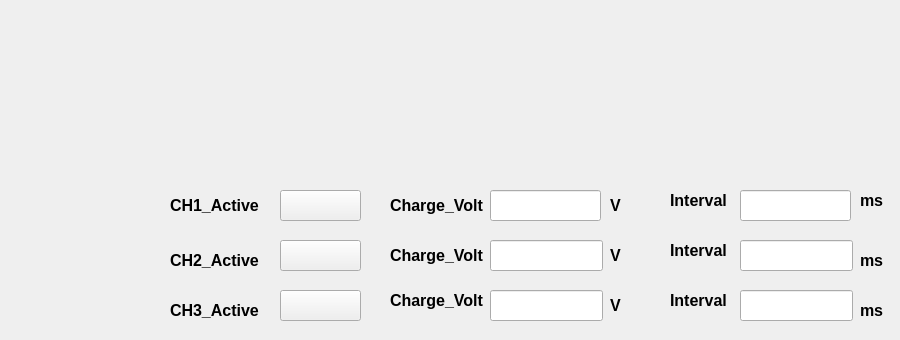
    <widget class="QWidget" name="page2">
     <widget class="QLabel" name="CH3_A_2">
      <property name="geometry">
       <rect>
        <x>170</x>
        <y>300</y>
        <width>101</width>
        <height>21</height>
       </rect>
      </property>
      <property name="font">
       <font>
        <pointsize>12</pointsize>
        <italic>false</italic>
        <bold>true</bold>
        <underline>false</underline>
       </font>
      </property>
      <property name="text">
       <string>CH3_Active</string>
      </property>
     </widget>
     <widget class="QLabel" name="CH1_A_2">
      <property name="geometry">
       <rect>
        <x>170</x>
        <y>190</y>
        <width>101</width>
        <height>31</height>
       </rect>
      </property>
      <property name="font">
       <font>
        <pointsize>12</pointsize>
        <italic>false</italic>
        <bold>true</bold>
        <underline>false</underline>
       </font>
      </property>
      <property name="text">
       <string>CH1_Active</string>
      </property>
     </widget>
     <widget class="QLineEdit" name="LE_CH3_CV_2">
      <property name="geometry">
       <rect>
        <x>490</x>
        <y>290</y>
        <width>113</width>
        <height>31</height>
       </rect>
      </property>
     </widget>
     <widget class="QLabel" name="CH2_V_2">
      <property name="geometry">
       <rect>
        <x>610</x>
        <y>240</y>
        <width>21</width>
        <height>31</height>
       </rect>
      </property>
      <property name="font">
       <font>
        <pointsize>12</pointsize>
        <italic>false</italic>
        <bold>true</bold>
        <underline>false</underline>
       </font>
      </property>
      <property name="text">
       <string>V</string>
      </property>
     </widget>
     <widget class="QPushButton" name="PB_CH1_A_2">
      <property name="geometry">
       <rect>
        <x>280</x>
        <y>190</y>
        <width>81</width>
        <height>31</height>
       </rect>
      </property>
      <property name="text">
       <string/>
      </property>
      <property name="icon">
       <iconset>
        <normaloff>UI_PIC/OFF_Plus.png.jpg</normaloff>
        <normalon>UI_PIC/ON_Plus.png.jpg</normalon>UI_PIC/OFF_Plus.png.jpg</iconset>
      </property>
      <property name="iconSize">
       <size>
        <width>80</width>
        <height>55</height>
       </size>
      </property>
      <property name="checkable">
       <bool>true</bool>
      </property>
      <property name="checked">
       <bool>false</bool>
      </property>
     </widget>
     <widget class="QLineEdit" name="LE_CH3_I_2">
      <property name="geometry">
       <rect>
        <x>740</x>
        <y>290</y>
        <width>113</width>
        <height>31</height>
       </rect>
      </property>
     </widget>
     <widget class="QLineEdit" name="LE_CH1_CV_2">
      <property name="geometry">
       <rect>
        <x>490</x>
        <y>190</y>
        <width>111</width>
        <height>31</height>
       </rect>
      </property>
     </widget>
     <widget class="QLineEdit" name="LE_CH2_CV_2">
      <property name="geometry">
       <rect>
        <x>490</x>
        <y>240</y>
        <width>113</width>
        <height>31</height>
       </rect>
      </property>
     </widget>
     <widget class="QLabel" name="CH1_CV_2">
      <property name="geometry">
       <rect>
        <x>390</x>
        <y>190</y>
        <width>101</width>
        <height>31</height>
       </rect>
      </property>
      <property name="font">
       <font>
        <pointsize>12</pointsize>
        <italic>false</italic>
        <bold>true</bold>
        <underline>false</underline>
       </font>
      </property>
      <property name="text">
       <string>Charge_Volt</string>
      </property>
     </widget>
     <widget class="QLabel" name="CH3_CV_2">
      <property name="geometry">
       <rect>
        <x>390</x>
        <y>290</y>
        <width>101</width>
        <height>21</height>
       </rect>
      </property>
      <property name="font">
       <font>
        <pointsize>12</pointsize>
        <italic>false</italic>
        <bold>true</bold>
        <underline>false</underline>
       </font>
      </property>
      <property name="text">
       <string>Charge_Volt</string>
      </property>
     </widget>
     <widget class="QLabel" name="CH3_V_2">
      <property name="geometry">
       <rect>
        <x>610</x>
        <y>290</y>
        <width>21</width>
        <height>31</height>
       </rect>
      </property>
      <property name="font">
       <font>
        <pointsize>12</pointsize>
        <italic>false</italic>
        <bold>true</bold>
        <underline>false</underline>
       </font>
      </property>
      <property name="text">
       <string>V</string>
      </property>
     </widget>
     <widget class="QLabel" name="label_32">
      <property name="geometry">
       <rect>
        <x>860</x>
        <y>290</y>
        <width>31</width>
        <height>41</height>
       </rect>
      </property>
      <property name="font">
       <font>
        <pointsize>12</pointsize>
        <italic>false</italic>
        <bold>true</bold>
        <underline>false</underline>
       </font>
      </property>
      <property name="text">
       <string>ms</string>
      </property>
     </widget>
     <widget class="QLabel" name="label_30">
      <property name="geometry">
       <rect>
        <x>860</x>
        <y>240</y>
        <width>31</width>
        <height>41</height>
       </rect>
      </property>
      <property name="font">
       <font>
        <pointsize>12</pointsize>
        <italic>false</italic>
        <bold>true</bold>
        <underline>false</underline>
       </font>
      </property>
      <property name="text">
       <string>ms</string>
      </property>
     </widget>
     <widget class="QLineEdit" name="LE_CH2_I_2">
      <property name="geometry">
       <rect>
        <x>740</x>
        <y>240</y>
        <width>113</width>
        <height>31</height>
       </rect>
      </property>
     </widget>
     <widget class="QLabel" name="CH1_V_2">
      <property name="geometry">
       <rect>
        <x>610</x>
        <y>190</y>
        <width>21</width>
        <height>31</height>
       </rect>
      </property>
      <property name="font">
       <font>
        <pointsize>12</pointsize>
        <italic>false</italic>
        <bold>true</bold>
        <underline>false</underline>
       </font>
      </property>
      <property name="text">
       <string>V</string>
      </property>
     </widget>
     <widget class="QLineEdit" name="LE_CH1_I_2">
      <property name="geometry">
       <rect>
        <x>740</x>
        <y>190</y>
        <width>111</width>
        <height>31</height>
       </rect>
      </property>
     </widget>
     <widget class="QLabel" name="label_33">
      <property name="geometry">
       <rect>
        <x>860</x>
        <y>180</y>
        <width>31</width>
        <height>41</height>
       </rect>
      </property>
      <property name="font">
       <font>
        <pointsize>12</pointsize>
        <italic>false</italic>
        <bold>true</bold>
        <underline>false</underline>
       </font>
      </property>
      <property name="text">
       <string>ms</string>
      </property>
     </widget>
     <widget class="QLabel" name="CH2_CV_2">
      <property name="geometry">
       <rect>
        <x>390</x>
        <y>240</y>
        <width>101</width>
        <height>31</height>
       </rect>
      </property>
      <property name="font">
       <font>
        <pointsize>12</pointsize>
        <italic>false</italic>
        <bold>true</bold>
        <underline>false</underline>
       </font>
      </property>
      <property name="text">
       <string>Charge_Volt</string>
      </property>
     </widget>
     <widget class="QLabel" name="CH3_I_2">
      <property name="geometry">
       <rect>
        <x>670</x>
        <y>290</y>
        <width>61</width>
        <height>21</height>
       </rect>
      </property>
      <property name="font">
       <font>
        <pointsize>12</pointsize>
        <italic>false</italic>
        <bold>true</bold>
        <underline>false</underline>
       </font>
      </property>
      <property name="text">
       <string>Interval</string>
      </property>
     </widget>
     <widget class="QLabel" name="CH2_A_2">
      <property name="geometry">
       <rect>
        <x>170</x>
        <y>250</y>
        <width>91</width>
        <height>21</height>
       </rect>
      </property>
      <property name="font">
       <font>
        <pointsize>12</pointsize>
        <italic>false</italic>
        <bold>true</bold>
        <underline>false</underline>
       </font>
      </property>
      <property name="text">
       <string>CH2_Active</string>
      </property>
     </widget>
     <widget class="QPushButton" name="PB_CH2_A_2">
      <property name="geometry">
       <rect>
        <x>280</x>
        <y>240</y>
        <width>81</width>
        <height>31</height>
       </rect>
      </property>
      <property name="text">
       <string/>
      </property>
      <property name="icon">
       <iconset>
        <normaloff>UI_PIC/OFF_Plus.png.jpg</normaloff>
        <normalon>UI_PIC/ON_Plus.png.jpg</normalon>UI_PIC/OFF_Plus.png.jpg</iconset>
      </property>
      <property name="iconSize">
       <size>
        <width>80</width>
        <height>55</height>
       </size>
      </property>
      <property name="checkable">
       <bool>true</bool>
      </property>
      <property name="checked">
       <bool>false</bool>
      </property>
     </widget>
     <widget class="QLabel" name="CH1_I_2">
      <property name="geometry">
       <rect>
        <x>670</x>
        <y>190</y>
        <width>61</width>
        <height>21</height>
       </rect>
      </property>
      <property name="font">
       <font>
        <pointsize>12</pointsize>
        <italic>false</italic>
        <bold>true</bold>
        <underline>false</underline>
       </font>
      </property>
      <property name="text">
       <string>Interval</string>
      </property>
     </widget>
     <widget class="QPushButton" name="PB_CH3_A_2">
      <property name="geometry">
       <rect>
        <x>280</x>
        <y>290</y>
        <width>81</width>
        <height>31</height>
       </rect>
      </property>
      <property name="text">
       <string/>
      </property>
      <property name="icon">
       <iconset>
        <normaloff>UI_PIC/OFF_Plus.png.jpg</normaloff>
        <normalon>UI_PIC/ON_Plus.png.jpg</normalon>UI_PIC/OFF_Plus.png.jpg</iconset>
      </property>
      <property name="iconSize">
       <size>
        <width>80</width>
        <height>55</height>
       </size>
      </property>
      <property name="checkable">
       <bool>true</bool>
      </property>
      <property name="checked">
       <bool>false</bool>
      </property>
     </widget>
     <widget class="QLabel" name="CH2_I_2">
      <property name="geometry">
       <rect>
        <x>670</x>
        <y>240</y>
        <width>61</width>
        <height>21</height>
       </rect>
      </property>
      <property name="font">
       <font>
        <pointsize>12</pointsize>
        <italic>false</italic>
        <bold>true</bold>
        <underline>false</underline>
       </font>
      </property>
      <property name="text">
       <string>Interval</string>
      </property>
     </widget>
    </widget>
